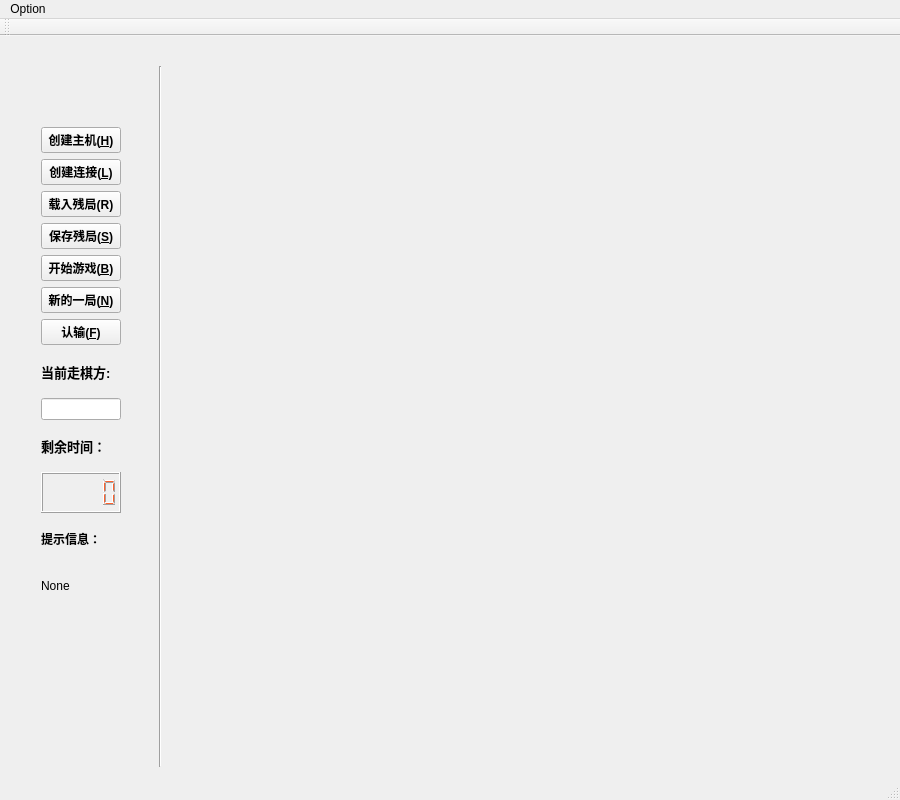
<?xml version="1.0" encoding="UTF-8"?>
<ui version="4.0">
 <class>MainWindow</class>
 <widget class="QMainWindow" name="MainWindow">
  <property name="geometry">
   <rect>
    <x>0</x>
    <y>0</y>
    <width>900</width>
    <height>800</height>
   </rect>
  </property>
  <property name="minimumSize">
   <size>
    <width>900</width>
    <height>800</height>
   </size>
  </property>
  <property name="maximumSize">
   <size>
    <width>1000</width>
    <height>900</height>
   </size>
  </property>
  <property name="windowTitle">
   <string>MainWindow</string>
  </property>
  <widget class="QWidget" name="centralWidget">
   <widget class="Line" name="line">
    <property name="geometry">
     <rect>
      <x>150</x>
      <y>30</y>
      <width>20</width>
      <height>701</height>
     </rect>
    </property>
    <property name="orientation">
     <enum>Qt::Vertical</enum>
    </property>
   </widget>
   <widget class="QWidget" name="layoutWidget">
    <property name="geometry">
     <rect>
      <x>30</x>
      <y>80</y>
      <width>102</width>
      <height>501</height>
     </rect>
    </property>
    <layout class="QVBoxLayout" name="verticalLayout">
     <item>
      <widget class="QPushButton" name="pushButton">
       <property name="font">
        <font>
         <weight>75</weight>
         <bold>true</bold>
        </font>
       </property>
       <property name="text">
        <string>创建主机(&amp;H)</string>
       </property>
      </widget>
     </item>
     <item>
      <widget class="QPushButton" name="pushButton_2">
       <property name="font">
        <font>
         <weight>75</weight>
         <bold>true</bold>
        </font>
       </property>
       <property name="text">
        <string>创建连接(&amp;L)</string>
       </property>
      </widget>
     </item>
     <item>
      <widget class="QPushButton" name="pushButton_3">
       <property name="font">
        <font>
         <weight>75</weight>
         <bold>true</bold>
        </font>
       </property>
       <property name="text">
        <string>载入残局(R)</string>
       </property>
      </widget>
     </item>
     <item>
      <widget class="QPushButton" name="pushButton_4">
       <property name="font">
        <font>
         <weight>75</weight>
         <bold>true</bold>
        </font>
       </property>
       <property name="text">
        <string>保存残局(&amp;S)</string>
       </property>
      </widget>
     </item>
     <item>
      <widget class="QPushButton" name="pushButton_5">
       <property name="font">
        <font>
         <weight>75</weight>
         <bold>true</bold>
        </font>
       </property>
       <property name="text">
        <string>开始游戏(&amp;B)</string>
       </property>
      </widget>
     </item>
     <item>
      <widget class="QPushButton" name="pushButton_7">
       <property name="font">
        <font>
         <weight>75</weight>
         <bold>true</bold>
        </font>
       </property>
       <property name="text">
        <string>新的一局(&amp;N)</string>
       </property>
      </widget>
     </item>
     <item>
      <widget class="QPushButton" name="pushButton_6">
       <property name="font">
        <font>
         <weight>75</weight>
         <bold>true</bold>
        </font>
       </property>
       <property name="text">
        <string>认输(&amp;F)</string>
       </property>
      </widget>
     </item>
     <item>
      <widget class="QLabel" name="label">
       <property name="font">
        <font>
         <pointsize>10</pointsize>
         <weight>75</weight>
         <bold>true</bold>
        </font>
       </property>
       <property name="text">
        <string>当前走棋方:</string>
       </property>
      </widget>
     </item>
     <item>
      <widget class="QLineEdit" name="lineEdit"/>
     </item>
     <item>
      <widget class="QLabel" name="label_3">
       <property name="font">
        <font>
         <pointsize>10</pointsize>
         <weight>75</weight>
         <bold>true</bold>
        </font>
       </property>
       <property name="text">
        <string>剩余时间：</string>
       </property>
      </widget>
     </item>
     <item>
      <widget class="QLCDNumber" name="lcdNumber">
       <property name="font">
        <font>
         <pointsize>11</pointsize>
         <weight>75</weight>
         <bold>true</bold>
        </font>
       </property>
       <property name="styleSheet">
        <string notr="true">color: rgb(255, 97, 44);</string>
       </property>
      </widget>
     </item>
     <item>
      <widget class="QLabel" name="label_2">
       <property name="font">
        <font>
         <weight>75</weight>
         <bold>true</bold>
        </font>
       </property>
       <property name="text">
        <string>提示信息：</string>
       </property>
      </widget>
     </item>
     <item>
      <widget class="QLabel" name="HintLabel">
       <property name="text">
        <string>None</string>
       </property>
      </widget>
     </item>
    </layout>
   </widget>
  </widget>
  <widget class="QMenuBar" name="menuBar">
   <property name="geometry">
    <rect>
     <x>0</x>
     <y>0</y>
     <width>900</width>
     <height>26</height>
    </rect>
   </property>
   <widget class="QMenu" name="menuOption">
    <property name="title">
     <string>Option</string>
    </property>
    <addaction name="actionCreate_Host"/>
    <addaction name="actionCreate_Link"/>
    <addaction name="separator"/>
    <addaction name="actionLoad_File"/>
    <addaction name="actionSave_File"/>
   </widget>
   <addaction name="menuOption"/>
  </widget>
  <widget class="QToolBar" name="mainToolBar">
   <attribute name="toolBarArea">
    <enum>TopToolBarArea</enum>
   </attribute>
   <attribute name="toolBarBreak">
    <bool>false</bool>
   </attribute>
  </widget>
  <widget class="QStatusBar" name="statusBar"/>
  <action name="actionCreate_Host">
   <property name="text">
    <string>Create Host</string>
   </property>
   <property name="shortcut">
    <string>Ctrl+H</string>
   </property>
  </action>
  <action name="actionCreate_Link">
   <property name="text">
    <string>Create Link</string>
   </property>
   <property name="shortcut">
    <string>Ctrl+L</string>
   </property>
  </action>
  <action name="actionLoad_File">
   <property name="text">
    <string>Load File</string>
   </property>
   <property name="shortcut">
    <string>Ctrl+R</string>
   </property>
  </action>
  <action name="actionSave_File">
   <property name="text">
    <string>Save File</string>
   </property>
   <property name="shortcut">
    <string>Ctrl+S</string>
   </property>
  </action>
 </widget>
 <layoutdefault spacing="6" margin="11"/>
 <resources/>
 <connections/>
</ui>
